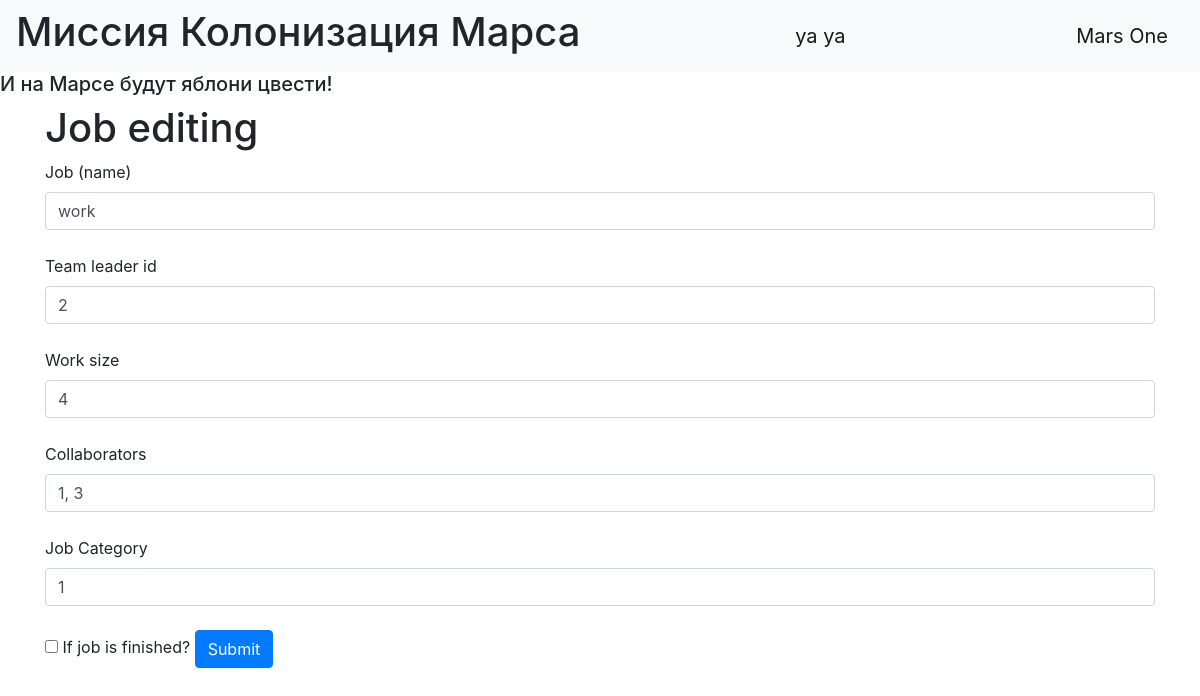
/jobs/1 (signed in), run on the app's committed database.
### data/users.py (models this page shows, shortened)
class User(SqlAlchemyBase, UserMixin, SerializerMixin):
    __tablename__ = 'users'
    id = sqlalchemy.Column(sqlalchemy.Integer, primary_key=True, autoincrement=True)
    surname = sqlalchemy.Column(sqlalchemy.String, nullable=True)
    name = sqlalchemy.Column(sqlalchemy.String, nullable=True)
    age = sqlalchemy.Column(sqlalchemy.Integer, nullable=True)
    position = sqlalchemy.Column(sqlalchemy.String, nullable=True)
    speciality = sqlalchemy.Column(sqlalchemy.String, nullable=True)
    address = sqlalchemy.Column(sqlalchemy.String, nullable=True)
    email = sqlalchemy.Column(sqlalchemy.String, index=True, unique=True, nullable=True)
    hashed_password = sqlalchemy.Column(sqlalchemy.String, nullable=True)
    modified_date = sqlalchemy.Column(sqlalchemy.DateTime, default=datetime.datetime.now)
    city_from = sqlalchemy.Column(sqlalchemy.String, nullable=True)
    jobs = orm.relationship("Jobs", back_populates='user')

### data/jobs.py (models this page shows, shortened)
class Jobs(SqlAlchemyBase, SerializerMixin):
    __tablename__ = 'jobs'
    id = sqlalchemy.Column(sqlalchemy.Integer, primary_key=True, autoincrement=True)
    team_leader = sqlalchemy.Column(sqlalchemy.Integer, sqlalchemy.ForeignKey("users.id"))
    job = sqlalchemy.Column(sqlalchemy.String, nullable=True)
    work_size = sqlalchemy.Column(sqlalchemy.Integer, default=0)
    collaborators = sqlalchemy.Column(sqlalchemy.String, nullable=True)
    start_date = sqlalchemy.Column(sqlalchemy.DateTime, default=datetime.datetime.now)
    end_date = sqlalchemy.Column(sqlalchemy.DateTime, default=datetime.datetime.now)
    is_finished = sqlalchemy.Column(sqlalchemy.Boolean, default=True)
    category = sqlalchemy.Column(sqlalchemy.Integer, sqlalchemy.ForeignKey("category.id"))
    user = orm.relationship('User')
    categories = orm.relationship("Category", secondary="association", backref="jobs")

### main.py (the view, shortened to what this page needs)
@app.route('/jobs/<int:unic_num>', methods=['GET', 'POST'])
@login_required
def job_edit(unic_num):
    form = NewJobForm()
    if request.method == "GET":
        db_sess = db_session.create_session()
        jobs = db_sess.query(Jobs).filter(Jobs.id == unic_num,
                                          (Jobs.team_leader == current_user.id) | (current_user.id == 1)).first()
        if not jobs:
            abort(404)
        form.job.data = jobs.job
        form.team_leader.data = jobs.team_leader
        form.work_size.data = jobs.work_size
        form.collaborators.data = jobs.collaborators
        form.is_finished.data = jobs.is_finished
        form.category.data = jobs.category
    return render_template('new_job.html', title='Job editing', form=form)

### forms/new_job.py
class NewJobForm(FlaskForm):
    job = StringField('Job (name)', validators=[DataRequired()])
    team_leader = IntegerField('Team leader id', validators=[DataRequired()])
    work_size = IntegerField('Work size', validators=[DataRequired()])
    collaborators = StringField('Collaborators', validators=[DataRequired()])
    is_finished = BooleanField('If job is finished?')
    category = IntegerField('Job Category', default=1)
    submit = SubmitField('Submit')

### data/db_session.py (called while the page is built)
def create_session() -> Session:
    global __factory
    return __factory()

### main.py (called while the page is built)
@login_manager.user_loader
def load_user(user_id):
    db_sess = db_session.create_session()
    return db_sess.get(User, user_id)

### templates/new_job.html (shortened to what this page needs)
{% extends "base.html" %}
{% block content %}
<h1>{{ title }}</h1>
<form action="" method="post">
        {{ form.job.label }}<br>
        {{ form.job(class="form-control") }}<br>
        {{ form.team_leader.label }}<br>
        {{ form.team_leader(class="form-control") }}<br>
        {{ form.work_size.label }}<br>
        {{ form.work_size(class="form-control") }}<br>
        {{ form.collaborators.label }}<br>
        {{ form.collaborators(class="form-control") }}<br>
        {{ form.category.label }}<br>
        {{ form.category(class="form-control") }}<br>
    {{ form.is_finished() }} {{ form.is_finished.label }}
    {{ form.submit(type="submit", class="btn btn-primary") }}
</form>
{% endblock %}

### templates/base.html (shortened to what this page needs)
<!DOCTYPE html>
<html lang="en">
<head>
    <link rel="stylesheet" href="https://stackpath.bootstrapcdn.com/bootstrap/4.4.1/css/bootstrap.min.css"
>
</head>
<body>
<header>
    <nav class="navbar navbar-light bg-light">
        <h1>Миссия Колонизация Марса</h1>
        {% if current_user.is_authenticated %}
        <a class="navbar-brand" href="/logout">{{ current_user.name }} {{ current_user.surname }}</a>
        {% else %}
        <a class="btn btn-primary " href="/register">Register</a>
        <a class="btn btn-success" href="/login">Log in</a>
        {% endif %}
        <a class="navbar-brand" href="#">Mars One</a>
    </nav>
    <h5>И на Марсе будут яблони цвести!</h5>
</header>
    <main role="main" class="container">
        {% block content %}
        {% endblock %}
    </main>
</body>
</html>

### data on the page
User: name "ya", surname "ya"
Jobs: job "work", team_leader "2", work_size "4", collaborators "1, 3", category "1"

### other printed values
{{ title }} "Job editing"
